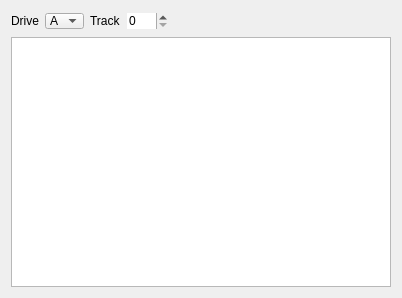
       <widget class="QWidget" name="tabFdd">
        <attribute name="title">
         <string>FDD</string>
        </attribute>
        <layout class="QVBoxLayout" name="verticalLayout_13">
         <item>
          <layout class="QHBoxLayout" name="horizontalLayout_8">
           <item>
            <widget class="QLabel" name="label_69">
             <property name="text">
              <string>Drive</string>
             </property>
            </widget>
           </item>
           <item>
            <widget class="QComboBox" name="cbDrive">
             <property name="maximumSize">
              <size>
               <width>16777215</width>
               <height>16</height>
              </size>
             </property>
             <item>
              <property name="text">
               <string>A</string>
              </property>
             </item>
             <item>
              <property name="text">
               <string>B</string>
              </property>
             </item>
             <item>
              <property name="text">
               <string>C</string>
              </property>
             </item>
             <item>
              <property name="text">
               <string>D</string>
              </property>
             </item>
            </widget>
           </item>
           <item>
            <widget class="QLabel" name="label_70">
             <property name="text">
              <string>Track</string>
             </property>
            </widget>
           </item>
           <item>
            <widget class="QSpinBox" name="sbTrack">
             <property name="maximumSize">
              <size>
               <width>16777215</width>
               <height>16</height>
              </size>
             </property>
             <property name="frame">
              <bool>false</bool>
             </property>
             <property name="maximum">
              <number>166</number>
             </property>
            </widget>
           </item>
           <item>
            <spacer name="horizontalSpacer_6">
             <property name="orientation">
              <enum>Qt::Horizontal</enum>
             </property>
             <property name="sizeHint" stdset="0">
              <size>
               <width>40</width>
               <height>20</height>
              </size>
             </property>
            </spacer>
           </item>
          </layout>
         </item>
         <item>
          <widget class="xDiskDump" name="tabDiskDump">
           <property name="minimumSize">
            <size>
             <width>380</width>
             <height>250</height>
            </size>
           </property>
           <property name="selectionMode">
            <enum>QAbstractItemView::SingleSelection</enum>
           </property>
           <property name="showGrid">
            <bool>false</bool>
           </property>
           <attribute name="horizontalHeaderVisible">
            <bool>false</bool>
           </attribute>
           <attribute name="horizontalHeaderMinimumSectionSize">
            <number>30</number>
           </attribute>
           <attribute name="horizontalHeaderDefaultSectionSize">
            <number>30</number>
           </attribute>
           <attribute name="verticalHeaderVisible">
            <bool>false</bool>
           </attribute>
           <attribute name="verticalHeaderMinimumSectionSize">
            <number>16</number>
           </attribute>
           <attribute name="verticalHeaderDefaultSectionSize">
            <number>17</number>
           </attribute>
          </widget>
         </item>
        </layout>
       </widget>
